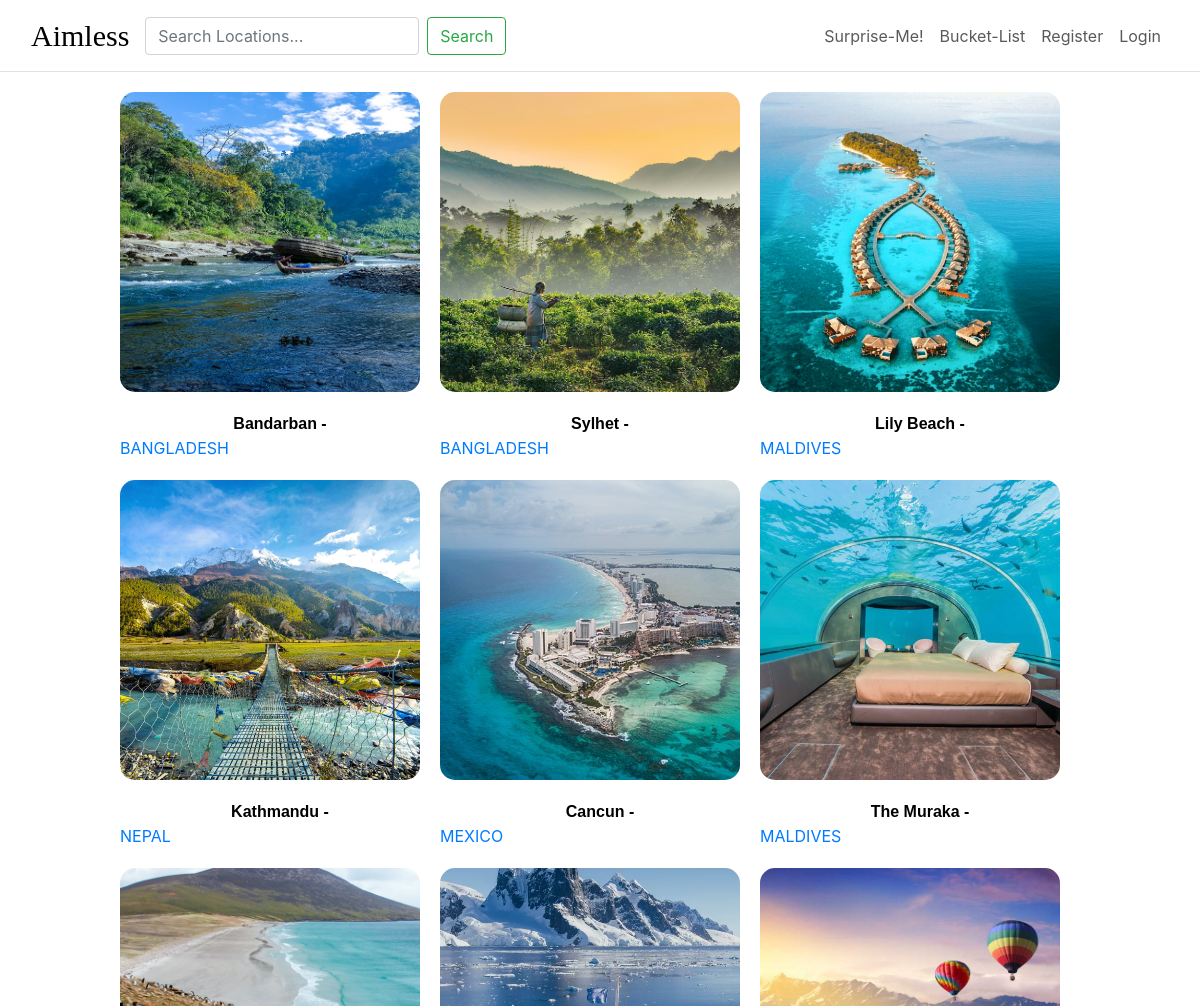
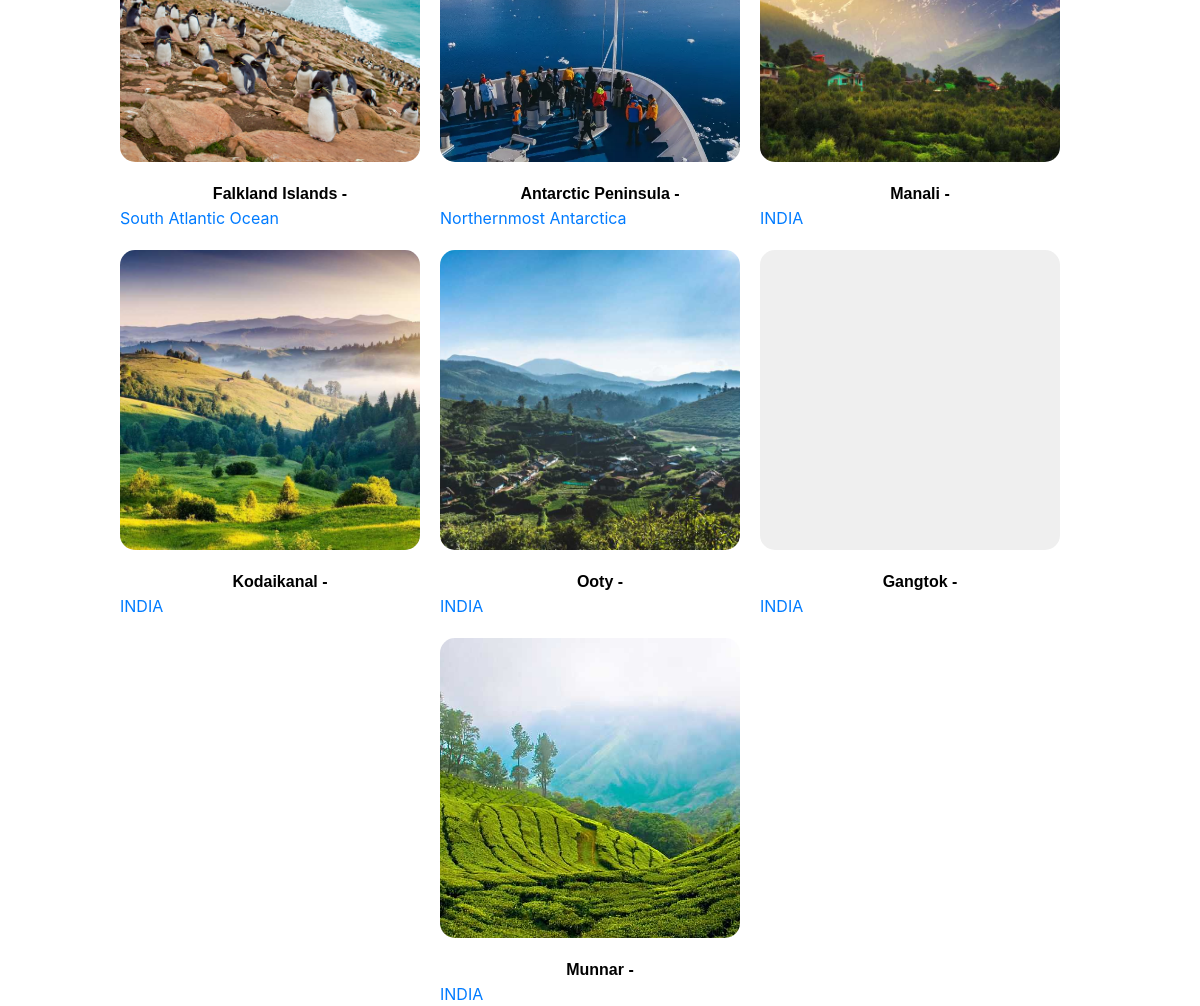
The app's page /search-result with its own data (2 pictures, top to bottom).
### base/models.py (models this page shows, shortened)
class Location(models.Model):
    continent = models.ForeignKey(Continent, on_delete=models.CASCADE)
    country= models.ForeignKey(Country, on_delete=models.CASCADE)
    name = models.TextField(max_length=100, unique=True)
    location_display_image=models.ImageField(upload_to='location_display_image/', null=True, blank=True)
    price = models.DecimalField(max_digits=10, decimal_places=0, default=0, null= True, blank=True)

class Country(models.Model):
    continent=models.ForeignKey(Continent, on_delete=models.CASCADE)
    name= models.CharField(max_length=30)
    def __str__(self):
        return self.name

### base/views.py (the view)
# urls.py: path('search-result', views.search, name='search-result'),
def search(request):
    if request.GET.get('q') != None:
        q = request.GET.get('q')
    else:
        q = ''
    locations = Location.objects.filter(Q(name__icontains=q) |
                                        Q(continent__name__icontains=q) |
                                        Q(country__name__icontains=q))
    location_count = locations.count()
    context = {'locations': locations, 'location_count': location_count}
    return render(request, 'base/search.html', context)

### base/templates/base/search.html (shortened to what this page needs)
{% extends 'main.html' %}
{% block content %}
{% load static %}
<link rel="stylesheet" type="text/css" href={% static 'css/home.css'%}>
<div class="location_button">
    {% for location in locations%}
    <div>
        <a href="{% url 'location' location.id %}">
            <button id="continent_locations" style="background-image: url({{location.location_display_image.url}});"></button> <br><span>{{location.name}} -<a href ={%url 'country-locations' location.country.id%} <small>{{location.country}}</small></span></a>
    </div>
    {%endfor%}
</div>
{% endblock %}

### static/css/main.css (style rules this page uses)
body { padding-top: 0px; background-color:white; margin: 0%; }

### static/css/home.css (style rules this page uses)
.location_button { display: flex; justify-content: center; align-items: center; flex-wrap: wrap; }
#continent_locations { background-size: cover ; background-repeat: no-repeat; background-position: center; width: 300px; height: 300px; margin: 20px; margin-left: 0; border: 0px; border-radius: 15px; justify-content: flex-end; align-items: center; border-color: brown; }
span { display: flex; justify-content: center; color: black; font-family: sans-serif; font-weight: bold; }
a:link { text-decoration: none; }

### records on screen
Location: location_display_image (picture), name "Bandarban", country "BANGLADESH"
Location: location_display_image (picture), name "Sylhet", country "BANGLADESH"
Location: location_display_image (picture), name "Lily Beach", country "MALDIVES"
Location: location_display_image (picture), name "Kathmandu", country "NEPAL"
Location: location_display_image (picture), name "Cancun", country "MEXICO"
Location: location_display_image (picture), name "The Muraka", country "MALDIVES"
Location: location_display_image (picture), name "Falkland Islands", country "South Atlantic Ocean"
Location: location_display_image (picture), name "Antarctic Peninsula", country "Northernmost Antarctica"
Location: location_display_image (picture), name "Manali", country "INDIA"
Location: location_display_image (picture), name "Kodaikanal", country "INDIA"
Location: location_display_image (picture), name "Ooty", country "INDIA"
Location: name "Gangtok", country "INDIA"
Location: location_display_image (picture), name "Munnar", country "INDIA"
